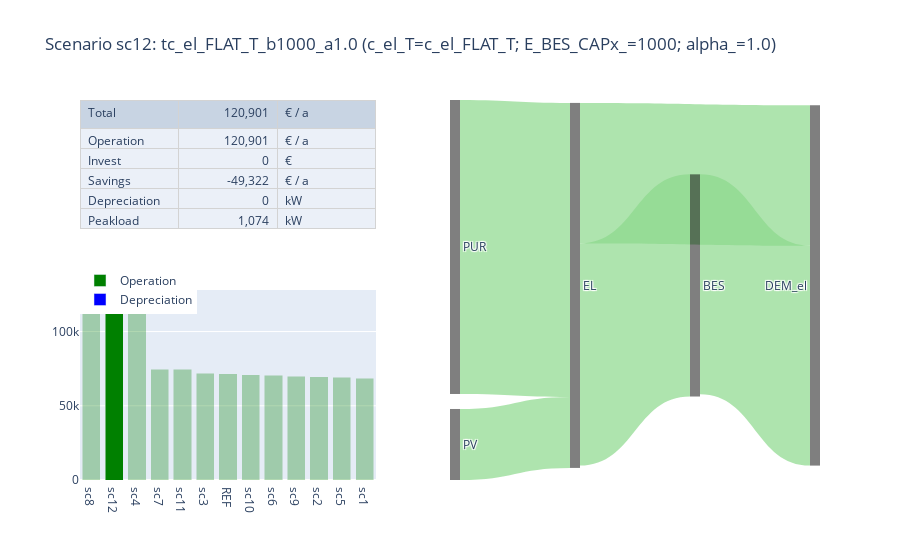

The notebook cell saved with this chart:
### Code cell
cs.plot.big_plot(sankey_func)

### Figure 1 — Plotly figure (JSON) as saved in the notebook; plotly's stock layout.template omitted (floating-point values rounded to 4 significant figures)
{"data": [{"domain": {"x": [0.5, 1], "y": [0, 1]}, "link": {"color": ["hsla(120, 50%, 70%, 0.7)", "hsla(120, 50%, 70%, 0.7)", "hsla(120, 50%, 70%, 0.7)", "hsla(120, 50%, 70%, 0.7)", "hsla(120, 50%, 70%, 0.7)", "hsla(120, 50%, 70%, 0.7)"], "source": [3, 2, 2, 0, 1, 0], "target": [0, 0, 5, 1, 4, 4], "value": [388.0, 93.72, 0, 293.2, 290.2, 185.4]}, "node": {"color": "hsla(0, 0%, 0%, 0.5)", "label": ["EL", "BES", "PV", "PUR", "DEM_el", "SELL_el"], "line": {"color": "white", "width": 0}, "pad": 15, "thickness": 10}, "orientation": "h", "type": "sankey", "valueformat": ".2f", "valuesuffix": "MWh"}, {"cells": {"align": ["left", "right", "left"], "font": {"size": 12}, "line": {"color": "lightgray"}, "values": [["Operation", "Invest", "Savings", "Depreciation", "Peakload"], ["120,901", "0", "-49,322", "0", "1,074"], ["€ / a", "€", "€ / a", "kW", "kW"]]}, "domain": {"x": [0, 0.4], "y": [0.5, 1]}, "header": {"align": ["left", "right", "left"], "font": {"size": 12}, "line": {"color": "lightgray"}, "values": ["Total", "120,901", "€ / a"]}, "type": "table"}, {"marker": {"color": "blue", "opacity": [0.3, 1, 0.3, 0.3, 0.3, 0.3, 0.3, 0.3, 0.3, 0.3, 0.3, 0.3, 0.3]}, "name": "Depreciation", "type": "bar", "x": ["sc8", "sc12", "sc4", "sc7", "sc11", "sc3", "REF", "sc10", "sc6", "sc9", "sc2", "sc5", "sc1"], "y": [0, 0, 0, 0, 0, 0, 0, 0, 0, 0, 0, 0, 0]}, {"marker": {"color": "green", "opacity": [0.3, 1, 0.3, 0.3, 0.3, 0.3, 0.3, 0.3, 0.3, 0.3, 0.3, 0.3, 0.3]}, "name": "Operation", "type": "bar", "x": ["sc8", "sc12", "sc4", "sc7", "sc11", "sc3", "REF", "sc10", "sc6", "sc9", "sc2", "sc5", "sc1"], "y": [121600.0, 120900.0, 118400.0, 74690.0, 74560.0, 72030.0, 71580.0, 70920.0, 70590.0, 69740.0, 69400.0, 69180.0, 68620.0]}], "layout": {"barmode": "stack", "font": {"size": 12}, "legend": {"x": 0, "y": 0.5}, "title": {"text": "Scenario sc12: tc_el_FLAT_T_b1000_a1.0 (c_el_T=c_el_FLAT_T; E_BES_CAPx_=1000; alpha_=1.0)"}, "xaxis": {"domain": [0, 0.4]}, "yaxis": {"domain": [0, 0.5]}}}
